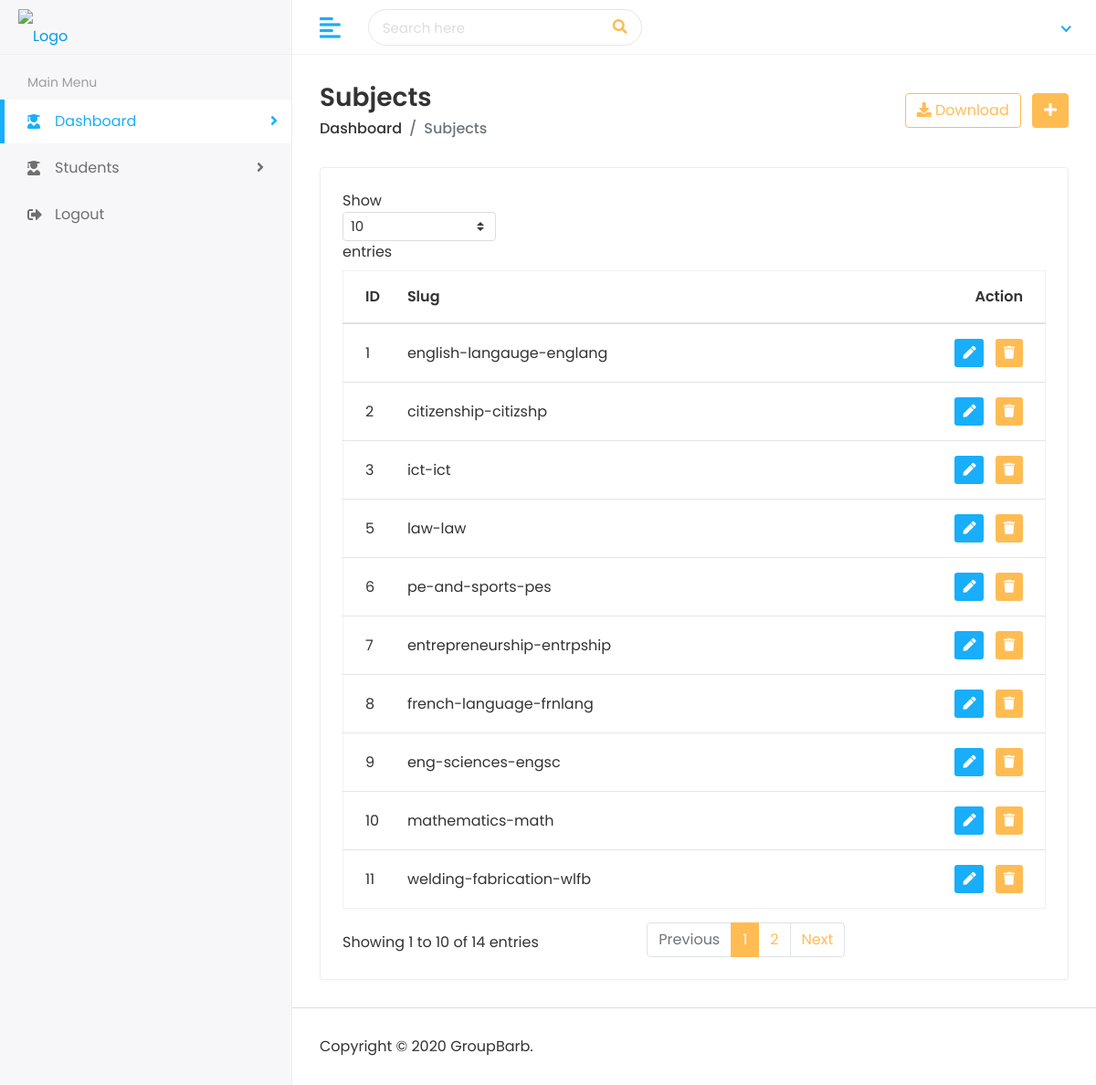
/subjects/, run on the app's committed database.
### subject/models.py (models this page shows, shortened)
class Subject(models.Model):
    title               = models.TextField( null=True, blank=True)
    fr_title            = models.TextField( null=True, blank=True)
    coef                = models.CharField(max_length=100, null=True, blank=True)
    subject_code        = models.CharField(max_length=100, unique=True,null=True, blank=True)
    classroom           = models.ManyToManyField(ClassRoom)
    speciaty          = models.ForeignKey(Specialty, on_delete=models.CASCADE, null=True, blank=True)
    description         = models.TextField( null=True, blank=True)
    category            = models.CharField(max_length=100, null=True, blank=True)
    slug                = models.SlugField(max_length=255, unique=True, blank=True)
    added_by            = models.CharField(max_length=100, null=True)
    modified_by         = models.CharField(max_length=100, null=True, blank=True)
    is_actif            = models.BooleanField(default=True)
    created_on          = models.DateTimeField(auto_now_add=True)
    updated_on          = models.DateTimeField(auto_now=True)

### subject/views.py (the view)
# urls.py: path('', views.subject_list, name="subject_list"),
def subject_list(request):
    subject_list = Subject.objects.prefetch_related('classroom').all()
    context = {
        'subject_list': subject_list,
    }
    return render(request, "subjects/subjects.html", context)

### templates/subjects/subjects.html (shortened to what this page needs)
{% extends 'home/base.html' %}
{% load static %}
{% block body %}
         <div class="page-wrapper">
            <div class="content container-fluid">
               <div class="page-header">
                  <div class="row align-items-center">
                     <div class="col">
                        <h3 class="page-title">Subjects</h3>
                        <ul class="breadcrumb">
                           <li class="breadcrumb-item"><a href="">Dashboard</a></li>
                           <li class="breadcrumb-item active">Subjects</li>
                        </ul>
                     </div>
                     <div class="col-auto text-right float-right ml-auto">
                        <a href="#" class="btn btn-outline-primary mr-2"><i class="fas fa-download"></i> Download</a>
                        <a href="{% url 'add_subject' %}" class="btn btn-primary"><i class="fas fa-plus"></i></a>
                     </div>
                  </div>
               </div>
               <div class="row">
                  <div class="col-sm-12">
                     <div class="card card-table">
                        <div class="card-body">
                           <div class="table-responsive">
                              <table class="table table-hover table-center mb-0 datatable">
                                 <thead>
                                    <tr>
                                       <th>ID</th>
                                       <th>Slug</th>
                                       <th class="text-right">Action</th>
                                    </tr>
                                 </thead>
                                 <tbody>
                                    {% for subject in subject_list %}
                                    <tr>
                                       <td>{{ subject.id}}</td>
                                       <td>{{ subject.slug}}</td>
                                       <td class="text-right">
                                          <div class="actions">
                                             <a href="{% url 'edit_subject' subject.id %}" class="btn btn-sm bg-success-light mr-2">
                                                 <i class="fas fa-pen"></i>
                                             </a>
                                             <form action="{% url 'delete_subject' subject.id %}" method="POST" style="display:inline;">
                                                 <button type="submit" class="btn btn-sm bg-danger-light" onclick="return confirm('Are you sure you want to delete this subject?');">
                                                     <i class="fas fa-trash"></i>
                                                 </button>
                                             </form>
                                         </div>
                                       </td>
                                    </tr>
                                    {% endfor %}
                                 </tbody>
                              </table>
                           </div>
                        </div>
                     </div>
                  </div>
               </div>
            </div>
         <footer>
            <p>Copyright © 2020 GroupBarb.</p>
         </footer>
         </div>
         </div>
         </body>
         </html>
{% endblock %}

### static/assets/css/style.css (style rules this page uses)
html { height: 100%; }
body { background-color: #fff; color: #333; font-family: 'Poppins', sans-serif; font-size: 1rem; height: 100%; line-height: 1.5; overflow-x: hidden; }
h1, h2, h3, h4, h5, h6 { font-family: 'Poppins', sans-serif; margin-top: 0; }
a { color: #009ce7; }
input, button, a { transition: all 0.4s ease; -moz-transition: all 0.4s ease; -o-transition: all 0.4s ease; -ms-transition: all 0.4s ease; -webkit-transition: all 0.4s ease; }
input, input:focus, button, button:focus { outline: none; }
ul, ol { padding: 0px; list-style: none; }
.table { color: #333; max-width: 100%; margin-bottom: 0; width: 100%; }
.table.dataTable { border-collapse: collapse !important; border: 1px solid rgba(0, 0, 0, 0.05); }
.table thead tr th { font-weight: 600; }
.table tbody tr { border-bottom: 1px solid rgba(0, 0, 0, 0.05); }
.table.table-center td, .table.table-center th { vertical-align: middle; }
.card-table .card-body .table > thead > tr > th { border-top: 0; }
.card-table .card-body .table tr td:first-child, .card-table .card-body .table tr th:first-child { padding-left: 1.5rem; }
.card-table .card-body .table tr td:last-child, .card-table .card-body .table tr th:last-child { padding-right: 1.5rem; }
.card-table .table td, .card-table .table th { border-top: 1px solid #e2e5e8; padding: 1rem 0.75rem; white-space: nowrap; }
.btn-primary { background-color: #FFBC53; border: 1px solid #FFBC53; }
.btn-outline-primary { color: #FFBC53; border-color: #FFBC53; }
.card { border: 1px solid #ececf5; box-shadow: 0 1px 3px 0 rgba(0, 0, 0, 0.03); margin-bottom: 1.875rem; }
.card-body { padding: 1.5rem; }
.bg-danger-light { background-color:#FFBC53 !important; color:#fff !important; }
.bg-success-light { background-color: #18aefa; color: #fff; }
footer { padding: 1.875rem 1.875rem; border-top: 1px solid #ddd; }
footer p { margin: 0px; }
.page-wrapper { margin-left: 320px; padding-top: 60px; position: relative; transition: all 0.4s ease; }
.page-wrapper > .content { padding: 1.875rem 1.875rem 0; }
.page-header { margin-bottom: 1.875rem; }
.page-header .breadcrumb { background-color: transparent; color: #6c757d; font-size: 1rem; font-weight: 500; margin-bottom: 0; padding: 0; }
.page-header .breadcrumb a { color: #333; }
.page-title { font-size: 28px; font-weight: 600; color: #333; margin-bottom: 5px; }

### data on the page
Subject: id "1", slug "english-langauge-englang"
Subject: id "2", slug "citizenship-citizshp"
Subject: id "3", slug "ict-ict"
Subject: id "5", slug "law-law"
Subject: id "6", slug "pe-and-sports-pes"
Subject: id "7", slug "entrepreneurship-entrpship"
Subject: id "8", slug "french-language-frnlang"
Subject: id "9", slug "eng-sciences-engsc"
Subject: id "10", slug "mathematics-math"
Subject: id "11", slug "welding-fabrication-wlfb"
